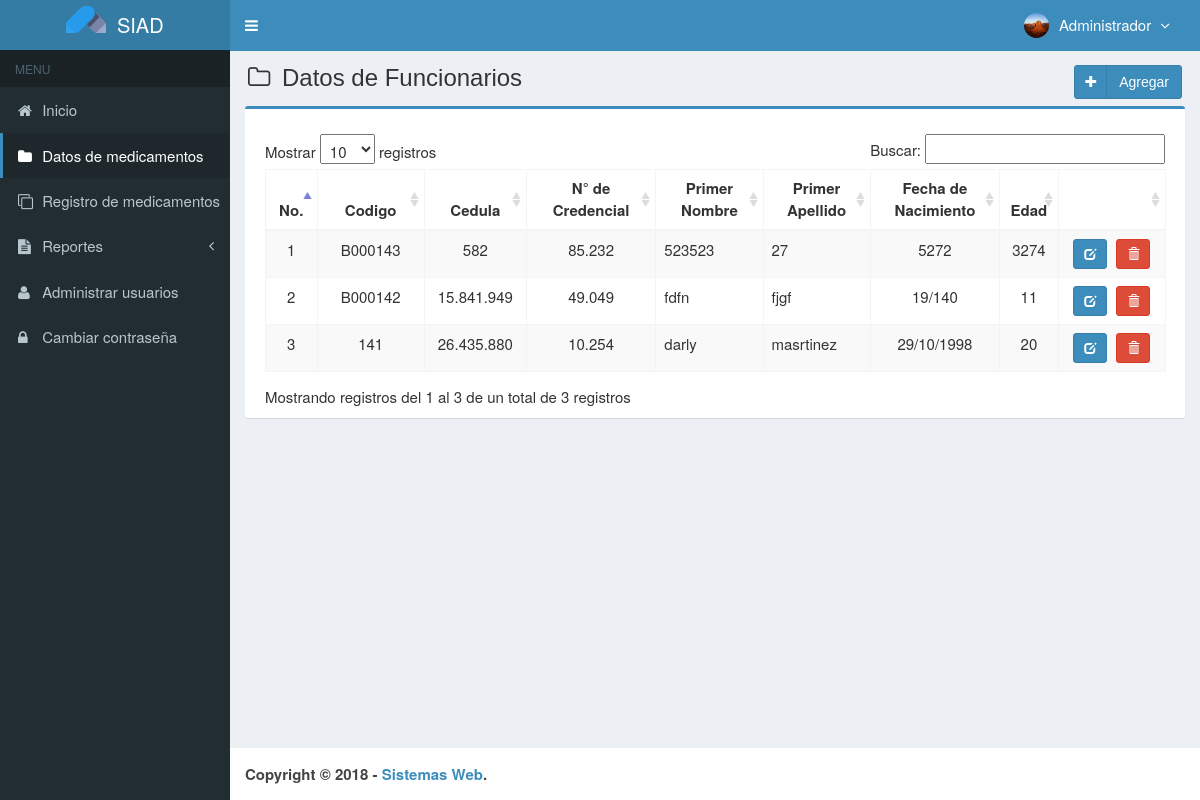
Screenshot of /main.php?module=medicines (signed in) with the database file from the repository.
### tables this page shows
CREATE TABLE `usuarios` (
  `id_user` int(3) NOT NULL,
  `username` varchar(50) NOT NULL,
  `name_user` varchar(50) NOT NULL,
  `password` varchar(50) NOT NULL,
  `correo_i` varchar(50) DEFAULT NULL,
  `telefono` varchar(13) DEFAULT NULL,
  `foto` varchar(100) DEFAULT NULL,
  `permisos_acceso` enum('Super Admin','Gerente','Almacen') NOT NULL,
  `status` enum('activo','bloqueado') NOT NULL DEFAULT 'activo',
  `created_at` timestamp NOT NULL DEFAULT CURRENT_TIMESTAMP,
  `updated_at` timestamp NOT NULL DEFAULT CURRENT_TIMESTAMP ON UPDATE CURRENT_TIMESTAMP
);

CREATE TABLE `medicamentos` (
  `codigo` varchar(7) NOT NULL,
  `nombre` varchar(50) NOT NULL,
  `precio_compra` int(11) NOT NULL,
  `precio_venta` int(11) NOT NULL,
  `unidad` varchar(20) NOT NULL,
  `stock` int(11) NOT NULL,
  `created_user` int(3) NOT NULL,
  `created_date` timestamp NOT NULL DEFAULT CURRENT_TIMESTAMP,
  `updated_user` int(3) NOT NULL,
  `updated_date` timestamp NOT NULL DEFAULT CURRENT_TIMESTAMP ON UPDATE CURRENT_TIMESTAMP,
  `p_nombre` varchar(50) NOT NULL,
  `cedula` int(10) NOT NULL,
  `credencial` int(20) NOT NULL,
  `p_apellido` varchar(50) NOT NULL,
  `fec_nac` varchar(50) NOT NULL,
  `edad` int(3) NOT NULL,
  `s_nombre` varchar(50) NOT NULL,
  `s_apellido` varchar(50) NOT NULL,
  `rif` int(15) NOT NULL,
  `genero` int(11) NOT NULL,
  `tel_cel` int(11) NOT NULL,
  `tel_hab` int(11) NOT NULL,
  `tel_emerg` int(11) NOT NULL,
  `municipio` varchar(50) NOT NULL,
  `calle` varchar(50) NOT NULL,
  `casa` varchar(50) NOT NULL,
  `parroquia` varchar(50) NOT NULL,
  `estado` varchar(50) NOT NULL,
  `ciudad` varchar(50) NOT NULL,
  `avenida` varchar(50) NOT NULL,
  `codigo_cp` int(20) NOT NULL,
  `serial_cp` int(20) NOT NULL,
  `estado_c` varchar(50) NOT NULL,
  `lugar_nac` varchar(50) NOT NULL,
  `correo_e` varchar(50) NOT NULL,
  `grado_inst` varchar(50) NOT NULL,
  `correo_i` varchar(50) NOT NULL
);

### config/fungsi_rupiah.php (called while the page is built, shortened)
<?php
function format_rupiah($angka){
  $rupiah=number_format($angka,0,',','.');
  return $rupiah;
}
?>

### modules/medicines/view.php (the view, shortened to what this page needs)
<section class="content-header">
  <h1>
    <i class="fa fa-folder-o icon-title"></i> Datos de Funcionarios
    <a class="btn btn-primary btn-social pull-right" href="?module=form_medicines&form=add" title="agregar" data-toggle="tooltip">
      <i class="fa fa-plus"></i> Agregar
    </a>
  </h1>
</section>
<section class="content">
  <div class="row">
    <div class="col-md-12">
      <div class="box box-primary">
        <div class="box-body">
          <table id="dataTables1" class="table table-bordered table-striped table-hover">
            <thead>
              <tr>
                <th class="center">No.</th>
                <th class="center">Codigo</th>
                <th class="center">Cedula</th>
                <th class="center">N° de Credencial</th>
                <th class="center">Primer Nombre</th>
                <th class="center">Primer Apellido</th>
                <th class="center">Fecha de Nacimiento</th>
                <th class="center">Edad</th>
                <th></th>
              </tr>
            </thead>
            <tbody>
            <?php
            $no = 1;
            $query = mysqli_query($mysqli, "SELECT codigo,cedula,credencial,p_apellido,p_nombre,fec_nac,edad FROM medicamentos ORDER BY codigo DESC")
                                            or die('error: '.mysqli_error($mysqli));
            while ($data = mysqli_fetch_assoc($query)) {
              $cedula = format_rupiah($data['cedula']);
              $credencial = format_rupiah($data['credencial']);
              echo "<tr>
                      <td width='30' class='center'>$no</td>
                      <td width='80' class='center'>$data[codigo]</td>
                      <td width='70' align='center'>$cedula</td>
                      <td width='100' align='center'>$credencial</td>
                      <td width='80' align='left'>$data[p_nombre]</td>
                      <td width='80' align='left'>$data[p_apellido]</td>
                      <td width='100' align='center'>$data[fec_nac]</td>
                      <td width='20' align='center'>$data[edad]</td>
                      <td class='center' width='80'>
                      <div>
                      <a data-toggle='tooltip' data-placement='top' title='modificar' style='margin-right:5px' class='btn btn-primary btn-sm' href='?module=form_medicines&form=edit&id=$data[codigo]'>
                          <i style='color:#fff' class='glyphicon glyphicon-edit'></i>
                      </a>";
            ?>
                          <a data-toggle="tooltip" data-placement="top" title="Eliminar" class="btn btn-danger btn-sm" href="modules/medicines/proses.php?act=delete&id=<?php echo $data['codigo'];?>" onclick="return confirm('estas seguro de eliminar <?php echo $data['p_nombre']; ?> ?');">
                              <i style="color:#fff" class="glyphicon glyphicon-trash"></i>
                          </a>
            <?php
              echo "    </div>
                      </td>
                    </tr>";
              $no++;
            }
            ?>
            </tbody>
          </table>
        </div>
      </div>
    </div>
  </div>
</section><!-- /.content

### top-menu.php (shortened to what this page needs)
<?php
require_once "config/database.php";
$query = mysqli_query($mysqli, "SELECT id_user, name_user, foto, permisos_acceso FROM usuarios WHERE id_user='$_SESSION[id_user]'")
                                or die('error: '.mysqli_error($mysqli));
$data = mysqli_fetch_assoc($query);
?>
<li class="dropdown user user-menu">
  <a href="#" class="dropdown-toggle" data-toggle="dropdown">
  <?php
  if ($data['foto']=="") { ?>
    <img src="images/user/user-default.png" class="user-image" alt="User Image"/>
  <?php
  }
  else { ?>
    <img src="images/user/<?php echo $data['foto']; ?>" class="user-image" alt="User Image"/>
  <?php
  }
  ?>
    <span class="hidden-xs"><?php echo $data['name_user']; ?> <i style="margin-left:5px" class="fa fa-angle-down"></i></span>
  </a>
</li>

### assets/css/style.css (style rules this page uses)
.btn-social *:first-child { border-right: 1px solid rgba(0, 0, 0, 0.1); bottom: 0; font-size: 1em !important; left: 0; line-height: 32px !important; position: absolute; text-align: center; top: 0; width: 32px !important; }
.content-header { padding: 15px 18px 0; position: relative; }
.center { text-align:center; }
.icon-title { margin-right: 5px; }
body { background-color: #fff; color: #333; font-size: 15px; line-height: 1.42857; }

### rows the page displays
usuarios: foto (picture), name_user "Administrador"
medicamentos: codigo "B000143", cedula "582", credencial "85.232", p_nombre "523523", p_apellido "27", fec_nac "5272", edad "3274"
medicamentos: codigo "B000142", cedula "15.841.949", credencial "49.049", p_nombre "fdfn", p_apellido "fjgf", fec_nac "19/140", edad "11"
medicamentos: codigo "141", cedula "26.435.880", credencial "10.254", p_nombre "darly", p_apellido "masrtinez", fec_nac "29/10/1998", edad "20"
